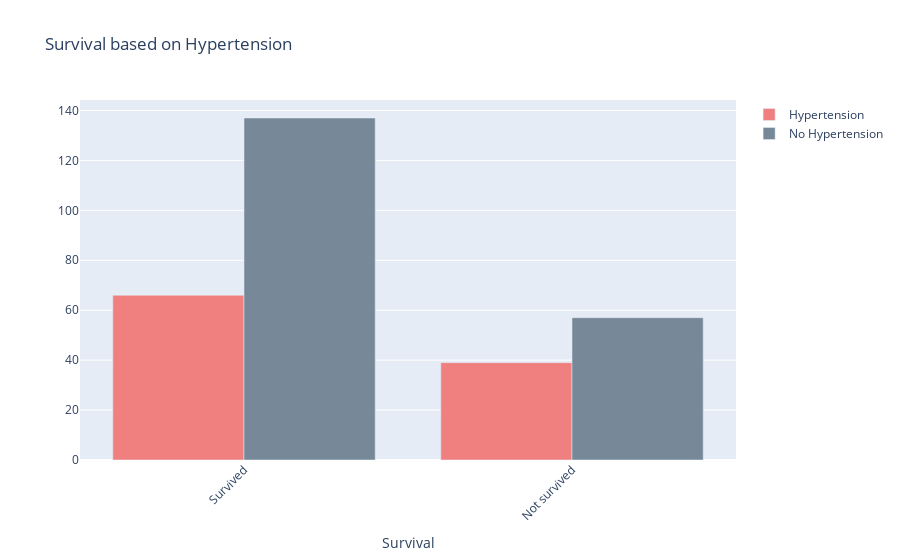

Notebook code cell kept with this figure:
### Markdown cell above
### **Survival based on blood pressure**.

### Code cell
hypertension = df[df["high_blood_pressure"]==1]
no_hypertension = df[df["high_blood_pressure"]==0]

hypertension_survived = len(hypertension[hypertension['DEATH_EVENT']==0])
hypertension_not_survived = len(hypertension[hypertension['DEATH_EVENT']==1])

no_hypertension_survived = len(no_hypertension[no_hypertension['DEATH_EVENT']==0])
no_hypertension_not_survived = len(no_hypertension[no_hypertension['DEATH_EVENT']==1])

hypertension_plot=[hypertension_survived,hypertension_not_survived]
no_hypertension_plot=[no_hypertension_survived,no_hypertension_not_survived]


death = ['Survived','Not survived']
fig = go.Figure()
fig.add_trace(go.Bar(
    x=death,
    name='Hypertension',
    y=hypertension_plot,
    marker_color='lightcoral'
))

fig.add_trace(go.Bar(
    x=death,
    name='No Hypertension',
    y=no_hypertension_plot,
    marker_color='lightslategrey'
))

fig.update_layout(barmode='group', 
                  xaxis_tickangle=-45,
                  title_text="Survival based on Hypertension",
                  xaxis_title="Survival")
fig.show()

### Figure 1 — Plotly figure (JSON) as saved in the notebook; plotly's stock layout.template omitted (floating-point values rounded to 4 significant figures)
{"data": [{"marker": {"color": "lightcoral"}, "name": "Hypertension", "type": "bar", "x": ["Survived", "Not survived"], "y": [66, 39]}, {"marker": {"color": "lightslategrey"}, "name": "No Hypertension", "type": "bar", "x": ["Survived", "Not survived"], "y": [137, 57]}], "layout": {"barmode": "group", "title": {"text": "Survival based on Hypertension"}, "xaxis": {"tickangle": -45, "title": {"text": "Survival"}}}}
